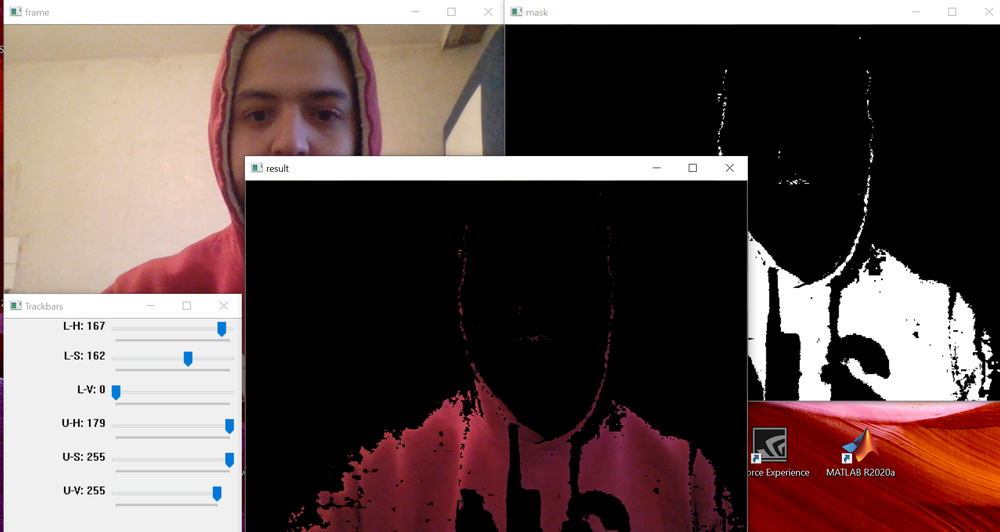
#> input picture Image_Processing_in_OPENCV/1_Changing_Colorspaces/Object_Tracking_Me.png, 1000 x 532 px, shrunk from 1915 x 1019 before the run, given in place of the camera
$ python Object_Detection_Changing_Colorspaces.py
#> lines starting #> are read from the running program, lines starting #| are printed output that depends on the picture; after the words box and inside, x2 and y2 are one past the last pixel; in counts of white or black regions, pixels touching at a corner belong together
# The purpose of this code was tracking my red hoodie:
# Importing the necessary packages:
import cv2
import numpy as np

# function do nothing:
def nothing(x):
    pass

# Read a video stream from the laptop built-in webcam:
# The device index for the built-in camera is 0
video_cap = cv2.VideoCapture(0)

# Create a window:
cv2.namedWindow("Trackbars")

# Creat Trackbars to set the values of the HSV-colorspace:
# Lower Values:
cv2.createTrackbar("L-H","Trackbars",0,179,nothing)
#> slider 'L-H' is set to 35
cv2.createTrackbar("L-S","Trackbars",0,255,nothing)
#> slider 'L-S' is set to 51
cv2.createTrackbar("L-V","Trackbars",0,255,nothing)
#> slider 'L-V' is set to 51
# Upper Values:
cv2.createTrackbar("U-H", "Trackbars",0,179,nothing)
#> slider 'U-H' is set to 179
cv2.createTrackbar("U-S", "Trackbars",0,255,nothing)
#> slider 'U-S' is set to 255
cv2.createTrackbar("U-V", "Trackbars",0,255,nothing)
#> slider 'U-V' is set to 255

# Infinite Loop:

while True:
    #
    ret, frame = video_cap.read()
#> frame is the input picture: shape (532, 1000, 3); mean B, G, R 81.9, 84.3, 101.6
    # Transform the frames from the BGR-colorspace to the HSV-colorspace:
    hsv = cv2.cvtColor(frame, cv2.COLOR_BGR2HSV)
#> hsv: shape (532, 1000, 3); mean H, S, V 22.5, 42.7, 102
    # Get the values of the trackbar:
    # Lower Values:
    l_h = cv2.getTrackbarPos("L-H", "Trackbars")
    l_s = cv2.getTrackbarPos("L-S", "Trackbars")
    l_v = cv2.getTrackbarPos("L-V", "Trackbars")
    # Upper Values:
    u_h = cv2.getTrackbarPos("U-H", "Trackbars")
    u_s = cv2.getTrackbarPos("U-S", "Trackbars")
    u_v = cv2.getTrackbarPos("U-V", "Trackbars")
    # Define the thresholds:
    lower_red = np.array([l_h, l_s, l_v])
    upper_red = np.array([u_h, u_s, u_v])
    # Let's make a Mask:
    mask = cv2.inRange(hsv, lower_red, upper_red)
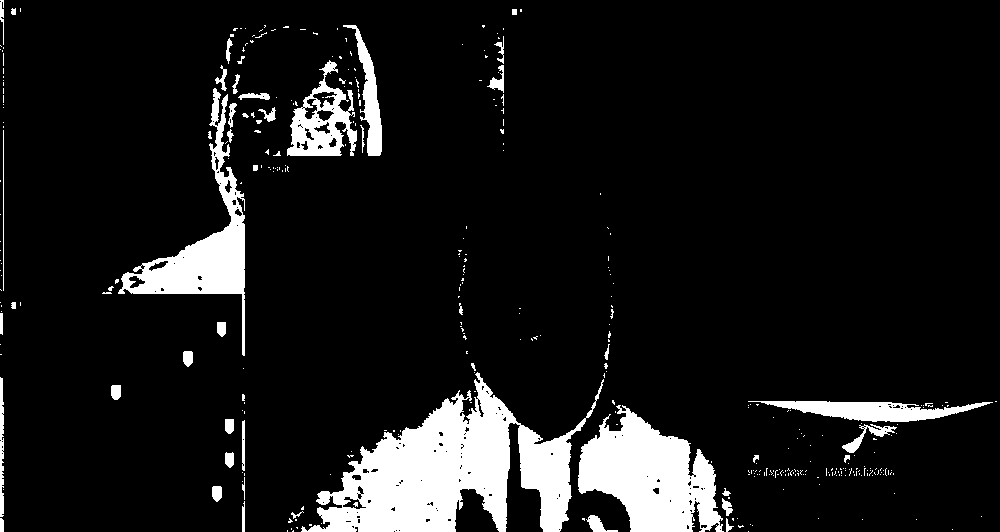
#> mask: shape (532, 1000); 9.8% white; 369 white regions (321 under 20 px), largest, box (x1, y1, x2, y2) and area: (301, 372, 604, 532) 21411, (578, 405, 724, 532) 11052, (118, 88, 245, 356) 7133
    #
    result = cv2.bitwise_and(frame, frame, mask=mask)
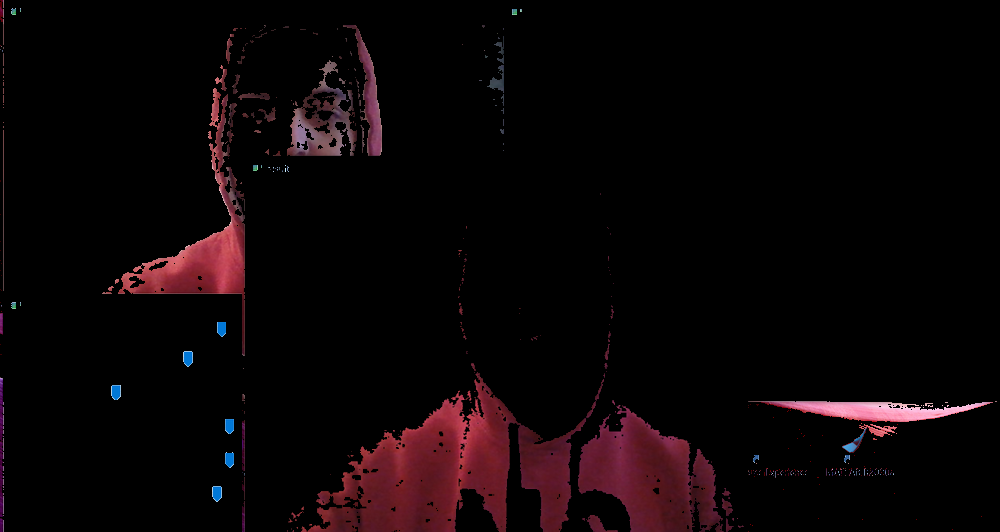
#> result: shape (532, 1000, 3); mean B, G, R 6, 4.5, 11.3
    # Show the actual frame:
    cv2.imshow("frame", frame)
    # Show the mask:
    cv2.imshow("mask", mask)
    # Show the end-result:
    cv2.imshow("result", result)
    # Wait for a keyboard to be pressed:
    key = cv2.waitKey(1)
#> (key Esc is pressed here)
    # If  the keyboard presses is esc,  then break the loop:
    if key == 27:
      break
# Destroy all created Windows and release all the captures:
cv2.destroyAllWindows()
video_cap.release()
